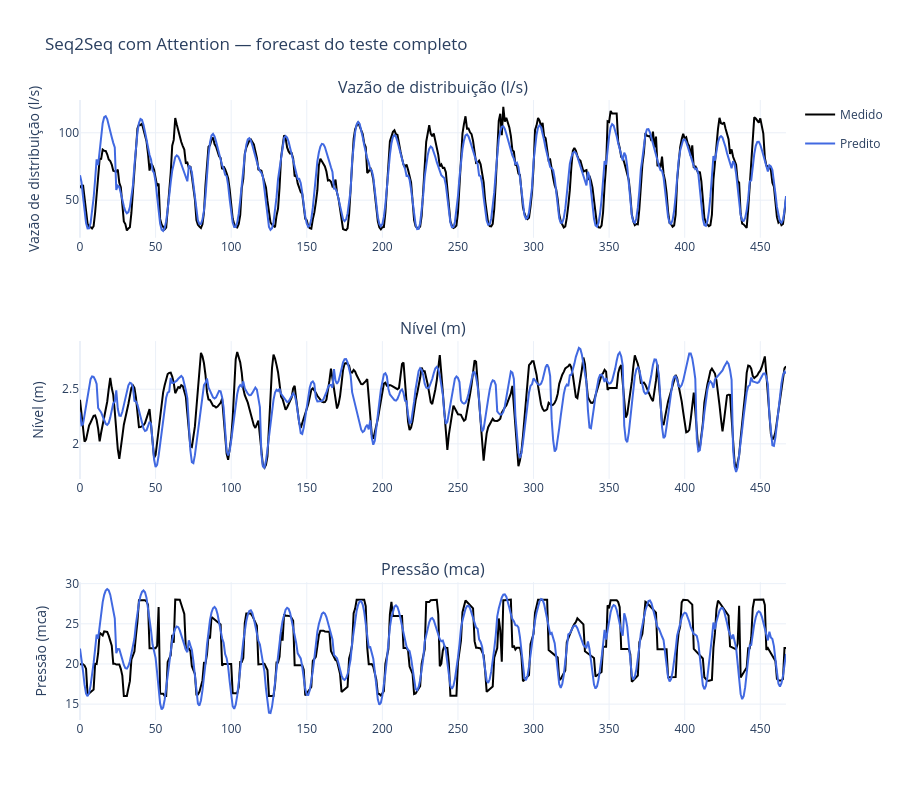

Source (notebook cell):
### Markdown cell above
### Forecast completo do conjunto de teste

Reconstrói a previsão do teste inteiro encadeando janelas não sobrepostas de `OUTPUT_WINDOW` passos (mesma lógica de `plot_full_test_prediction` da referência), para comparar com o medido ao longo de toda a série.

### Code cell
def forecast_full_series(
    model: Seq2SeqLightning,
    data_scaled: np.ndarray,
    input_window: int,
    output_window: int,
) -> np.ndarray:
    """Chain non-overlapping output_window forecasts over a series."""
    model.eval()
    data_tensor = torch.FloatTensor(data_scaled).to(device)
    preds = []

    n_steps = (len(data_scaled) - input_window) // output_window
    for step in range(n_steps):
        start = step * output_window
        window = data_tensor[start : start + input_window]
        window = window.unsqueeze(1)  # [seq_len, batch=1, features]
        with torch.no_grad():
            output, _ = model.model(window, teacher_forcing_ratio=0.0)
        preds.append(output.squeeze(1).cpu().numpy())

    return np.concatenate(preds, axis=0)


full_predictions_scaled = forecast_full_series(
    best_model, test_scaled, INPUT_WINDOW, OUTPUT_WINDOW
)
full_predictions = inverse_targets(full_predictions_scaled)
full_actuals = test_raw[
    INPUT_WINDOW : INPUT_WINDOW + len(full_predictions_scaled)
][:, target_idx]

full_predictions_t = torch.from_numpy(full_predictions)
full_actuals_t = torch.from_numpy(full_actuals)

full_mse = torchmetrics.MeanSquaredError(num_outputs=N_TARGETS)(
    full_predictions_t, full_actuals_t
)
full_mae = torch.stack(
    [
        torchmetrics.functional.mean_absolute_error(
            full_predictions_t[:, i], full_actuals_t[:, i]
        )
        for i in range(N_TARGETS)
    ]
)
full_r2 = torchmetrics.R2Score(multioutput="raw_values")(
    full_predictions_t, full_actuals_t
)
for name, mse, mae, r2 in zip(OUTPUT_COLS, full_mse, full_mae, full_r2):
    print(f"{name}: MSE={mse:.4f}  MAE={mae:.4f}  R²={r2:.4f}")

fig = make_subplots(rows=3, cols=1, subplot_titles=labels)
for i, label in enumerate(labels):
    fig.add_trace(
        go.Scatter(
            y=full_actuals[:, i],
            name="Medido",
            line=dict(color="black"),
            legendgroup="medido",
            showlegend=(i == 0),
        ),
        row=i + 1,
        col=1,
    )
    fig.add_trace(
        go.Scatter(
            y=full_predictions[:, i],
            name="Predito",
            line=dict(color="royalblue"),
            legendgroup="predito",
            showlegend=(i == 0),
        ),
        row=i + 1,
        col=1,
    )
    fig.update_yaxes(title_text=label, row=i + 1, col=1)
fig.update_layout(
    title_text="Seq2Seq com Attention — forecast do teste completo",
    height=800,
    template="plotly_white",
    hovermode="x unified",
)
fig.show()

### Figure 1 — Plotly figure (JSON) as saved in the notebook; plotly's stock layout.template omitted (floating-point values rounded to 4 significant figures; data arrays with more than 128 entries replaced by an {"elided": "..."} marker saying what was removed)
{"data": [{"legendgroup": "medido", "line": {"color": "black"}, "name": "Medido", "showlegend": true, "type": "scatter", "xaxis": "x", "y": {"elided": "468 float values"}, "yaxis": "y"}, {"legendgroup": "predito", "line": {"color": "royalblue"}, "name": "Predito", "showlegend": true, "type": "scatter", "xaxis": "x", "y": {"elided": "468 float values"}, "yaxis": "y"}, {"legendgroup": "medido", "line": {"color": "black"}, "name": "Medido", "showlegend": false, "type": "scatter", "xaxis": "x2", "y": {"elided": "468 float values"}, "yaxis": "y2"}, {"legendgroup": "predito", "line": {"color": "royalblue"}, "name": "Predito", "showlegend": false, "type": "scatter", "xaxis": "x2", "y": {"elided": "468 float values"}, "yaxis": "y2"}, {"legendgroup": "medido", "line": {"color": "black"}, "name": "Medido", "showlegend": false, "type": "scatter", "xaxis": "x3", "y": {"elided": "468 float values"}, "yaxis": "y3"}, {"legendgroup": "predito", "line": {"color": "royalblue"}, "name": "Predito", "showlegend": false, "type": "scatter", "xaxis": "x3", "y": {"elided": "468 float values"}, "yaxis": "y3"}], "layout": {"annotations": [{"font": {"size": 16}, "showarrow": false, "text": "Vazão de distribuição (l/s)", "x": 0.5, "xanchor": "center", "xref": "paper", "y": 1.0, "yanchor": "bottom", "yref": "paper"}, {"font": {"size": 16}, "showarrow": false, "text": "Nível (m)", "x": 0.5, "xanchor": "center", "xref": "paper", "y": 0.6111, "yanchor": "bottom", "yref": "paper"}, {"font": {"size": 16}, "showarrow": false, "text": "Pressão (mca)", "x": 0.5, "xanchor": "center", "xref": "paper", "y": 0.2222, "yanchor": "bottom", "yref": "paper"}], "height": 800, "hovermode": "x unified", "title": {"text": "Seq2Seq com Attention — forecast do teste completo"}, "xaxis": {"anchor": "y", "domain": [0.0, 1.0]}, "xaxis2": {"anchor": "y2", "domain": [0.0, 1.0]}, "xaxis3": {"anchor": "y3", "domain": [0.0, 1.0]}, "yaxis": {"anchor": "x", "domain": [0.7778, 1.0], "title": {"text": "Vazão de distribuição (l/s)"}}, "yaxis2": {"anchor": "x2", "domain": [0.3889, 0.6111], "title": {"text": "Nível (m)"}}, "yaxis3": {"anchor": "x3", "domain": [0.0, 0.2222], "title": {"text": "Pressão (mca)"}}}}
